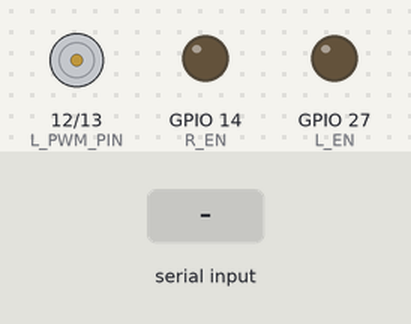
Bench run of a program on a simulated ESP32. Parts: motor-driver pin pairs drawn as motors (green arrow = first pin HIGH = forward, orange = second pin HIGH = backward, longer = more drive), output pins drawn as LEDs (lit = HIGH). The test bench sets the inputs (shaded band). Nothing arrives over Bluetooth unless stated; what the program prints to the serial monitor is not drawn.

Above: at 1.2 s.
1.3 s: "90,45\n" received over the second serial link
At 2.5 s:
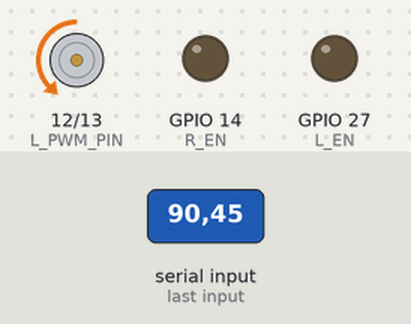
2.8 s: "30,150\n" received over the second serial link
At 3.9 s:
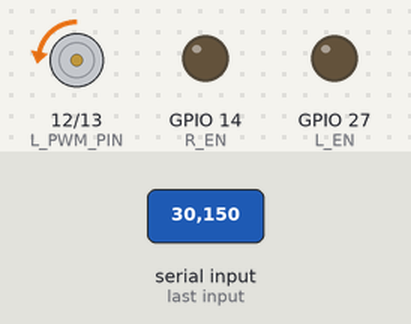
4.3 s: "200\n" received over the second serial link
At 5.0 s:
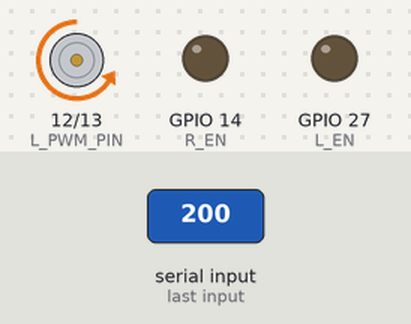
5.8 s: "90\n" received over the second serial link
At 6.2 s:
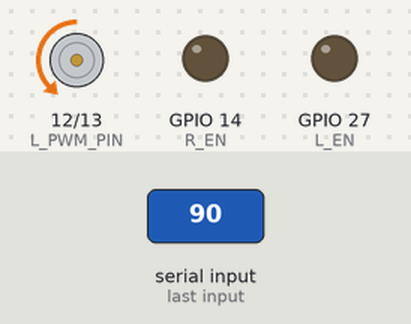
Timing chart, 0 to 8.3 s (numbered marks = the images above; inputs shaded):
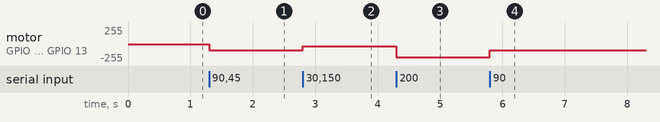

Measured:
- after the input at 1.3 s, motor on GPIO 12 (L_PWM_PIN) / GPIO 13 (R_PWM_PIN): stopped → backward 90/255 at once
- after the input at 2.8 s, motor on GPIO 12 (L_PWM_PIN) / GPIO 13 (R_PWM_PIN): backward 90/255 → backward 30/255 at once
- after the input at 4.3 s, motor on GPIO 12 (L_PWM_PIN) / GPIO 13 (R_PWM_PIN): backward 30/255 → backward 199/255 at once
- after the input at 5.8 s, motor on GPIO 12 (L_PWM_PIN) / GPIO 13 (R_PWM_PIN): backward 199/255 → backward 90/255 at once

The program:

main.cpp
```cpp
#include <Arduino.h>
#include <BluetoothSerial.h>
#include "motor.h"

Motor motor;

BluetoothSerial SerialBT;

void setup()
{
  SerialBT.begin("Group 3 Project"); // Bluetooth device name
  Serial.begin(115200);
  Serial.println("The device started, now you can pair it with bluetooth!");
}

float speed = 0.0;
String message;
void loop()
{
  message = "";
  if (SerialBT.available() > 0)
  {
    message = SerialBT.readStringUntil('\n');
    // Serial.println(message);
  }
  if (message != "")
  {
    speed = message.toFloat();
    if (speed >= -2.0 && speed <= 2.0) {
    	motor.stop();
    }
    else if (speed > 2.0 && speed <= 255.0)
    {
      motor.forward(speed);
    }
    else if (speed >= -255.0 && speed < 2.0) {
      motor.backward(-speed);
    }
  }
  // motor.forward(255);
}
```

motor.h
```cpp
#ifndef MOTOR
#define MOTOR

#include <Arduino.h>

class Motor
{

public:
    Motor();
    void forward(unsigned long pwm);
    void backward(unsigned long pwm);
    void stop();
    int get_current_rpm();
    int set_current_rpm(unsigned long rpm);
    void set_target_rpm(unsigned long rpm);

private:
    const byte R_PWM_PIN = 13;
    const byte R_PWM_CHANNEL = 0;
    const byte L_PWM_PIN = 12;
    const byte L_PWM_CHANNEL = 1;
    const byte R_EN = 14;
    const byte L_EN = 27;
    const byte PWM_MIN = 0;
    const byte PWM_MAX = 255;
    const int RPM_MAX = 1000;
    const int RPM_MIN = 0;
    int RPM_TARGET = 0;
    int CURRENT_RPM = 0;
};
#endif // MOTOR
```

motor.cpp
```cpp
#include <Arduino.h>
#include "motor.h"

// setting PWM properties
const int freq = 5000;
// const int ledChannel = 0;
const int resolution = 8;

Motor::Motor()
{
    // pinMode(R_PWM, OUTPUT);
    ledcSetup(R_PWM_CHANNEL, freq, resolution);
    ledcSetup(L_PWM_CHANNEL, freq, resolution);

    ledcAttachPin(R_PWM_PIN, R_PWM_CHANNEL);
    ledcAttachPin(L_PWM_PIN, L_PWM_CHANNEL);
    pinMode(R_EN, OUTPUT);
    pinMode(L_EN, OUTPUT);

    digitalWrite(R_EN, HIGH);
    digitalWrite(L_EN, HIGH);
}

void Motor::stop()
{
    // analogWrite(R_PWM_PIN, 0);
    // analogWrite(L_PWM_PIN, 0);
    ledcWrite(R_PWM_CHANNEL, 0);
    ledcWrite(L_PWM_CHANNEL, 0);
}

void Motor::forward(unsigned long pwm)
{
    if (pwm > PWM_MAX)
    {
        pwm = PWM_MAX;
    }
    else if (pwm < PWM_MIN)
    {
        pwm = PWM_MIN;
    }

    // analogWrite(R_PWM_PIN, pwm);
    // analogWrite(L_PWM_PIN, 0);
    ledcWrite(R_PWM_CHANNEL, pwm);
    ledcWrite(L_PWM_CHANNEL, 0);
}

void Motor::backward(unsigned long rpm)
{

    if (rpm > PWM_MAX)
    {
        rpm = PWM_MAX;
    }
    else if (rpm < PWM_MIN)
    {
        rpm = PWM_MIN;
    }
    ledcWrite(R_PWM_CHANNEL, 0);
    ledcWrite(L_PWM_CHANNEL, rpm);
}

int Motor::get_current_rpm()
{
    return CURRENT_RPM;
}

int Motor::set_current_rpm(unsigned long rpm)
{
    CURRENT_RPM = rpm;
}

void Motor::set_target_rpm(unsigned long rpm)
{
    RPM_TARGET = rpm;
}
```
